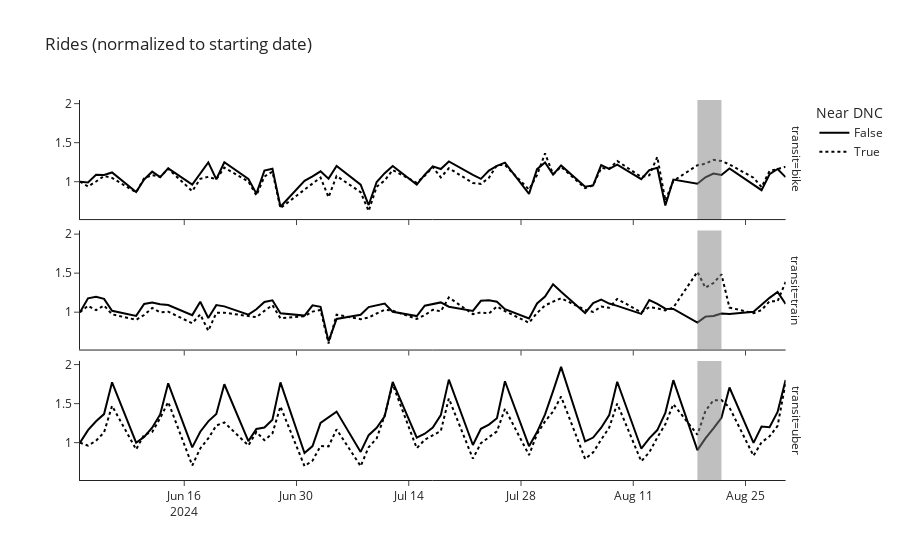

Notebook code cell kept with this figure:
### Code cell
chart = px.line(plot_data, x='date', y='demean', 
        line_dash='nearby', facet_row='transit',
        color_discrete_sequence=['black'],
        title= 'Rides (normalized to starting date)',
        labels={'date':'', 'demean':'',
                'nearby':'Near DNC'},
        template='simple_white')
chart.add_vrect(x0="2024-08-19", x1="2024-08-22", 
                fillcolor="gray", opacity=.5)
chart.write_image(parallel_out)
!cp {parallel_out} ../../../../eric-mc2-cv/static/img
chart.show()
